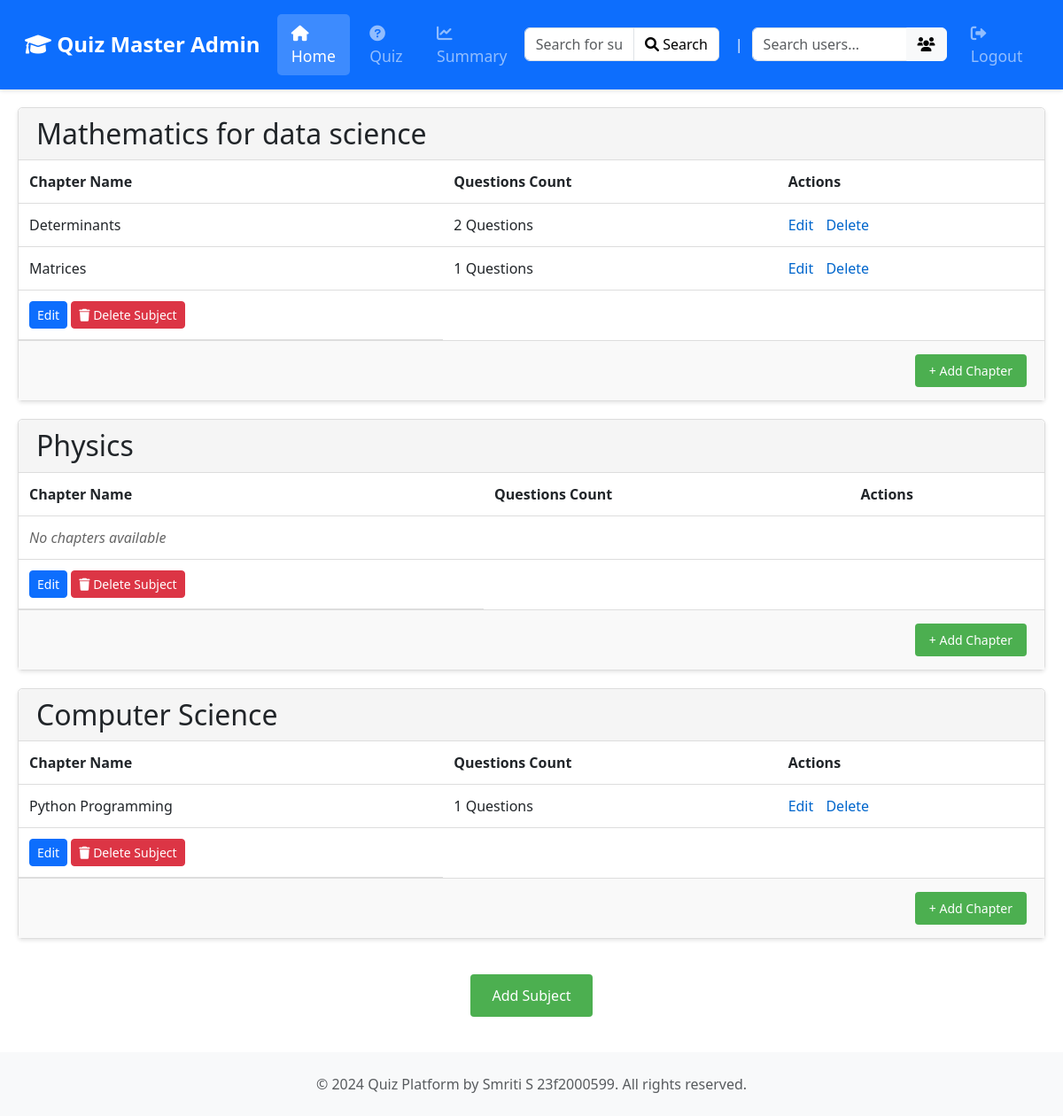
The app's page /admin/dashboard with its own data.
### database.py (models this page shows)
class Subject(db.Model):
    id = db.Column(db.Integer, primary_key=True)
    name = db.Column(db.String(100), unique=True, nullable=False)
    description = db.Column(db.Text, nullable=False)
    chapters = db.relationship('Chapter', backref='subject', cascade="all, delete-orphan", lazy=True) #When lazy=True (or lazy='select'), SQLAlchemy does not load related objects immediately. Instead, it loads them only when accessed.

class Chapter(db.Model):
    id = db.Column(db.Integer, primary_key=True)
    name = db.Column(db.String(100), nullable=False)
    description = db.Column(db.Text, nullable=False)
    subject_id = db.Column(db.Integer, db.ForeignKey('subject.id'), nullable=False)
    questions = db.relationship('Quiz', backref='chapter', cascade="all, delete-orphan", lazy=True)

class Quiz(db.Model):
    id = db.Column(db.Integer, primary_key=True)
    chapter_id = db.Column(db.Integer, db.ForeignKey('chapter.id'), nullable=False)
    date_of_quiz =db.Column(db.Date)
    time_duration = db.Column(db.String(10))
    remarks= db.Column(db.Text)
    questions= db.relationship('Question', backref='quiz', cascade="all, delete-orphan", lazy=True)
    scores = db.relationship('Score', backref='quiz', lazy=True)

### apis.py (the view)
    @app.route('/admin/dashboard' , methods=['GET', 'POST'])
    def admin_dashboard():
            subjects = Subject.query.all()
            return render_template('admin_dashboard.html', subjects=subjects)

### templates/admin_dashboard.html (shortened to what this page needs)
<!DOCTYPE html>
<html lang="en">
<head>
</head>
<body>
    {% include 'admin_navbar.html' %}
    {% for subject in subjects %}
    <div class="subject-container">
        <h2 class="subject-header">{{ subject.name }}</h2>
        <table class="chapter-table">
            <thead>
                <tr>
                    <th>Chapter Name</th>
                    <th>Questions Count</th>
                    <th>Actions</th>
                </tr>
            </thead>
            <tbody>
                {% if subject.chapters %}
                    {% for chapter in subject.chapters %}
                    <tr>
                        <td>{{ chapter.name }}</td>
                        <td>
                            {% for quiz in chapter.questions %}
                                {{quiz.questions|length}} Questions
                            {% endfor %}
                        </td>
                        <td class="action-buttons">
                            <a href="{{ url_for('edit_chapter', chapter_id=chapter.id) }}">Edit</a>
                            <a href="{{ url_for('delete_chapter', chapter_id=chapter.id) }}"
                               onclick="return confirm('Are you sure you want to delete this chapter?')">Delete</a>
                        </td>
                    </tr>
                    {% endfor %}
                {% else %}
                    <tr>
                        <td colspan="3" class="no-chapters">No chapters available</td>
                    </tr>
                {% endif %}
                <td>
                    <a href="{{ url_for('edit_subject', subject_id=subject.id) }}"
                       class="btn btn-sm btn-primary">Edit</a>
                       <a href="{{ url_for('delete_subject', subject_id=subject.id) }}"
                       class="btn btn-danger btn-sm"
                       onclick="return confirm('Are you sure you want to delete this subject? This will delete all associated chapters, quizzes, questions, and scores.')">
                        <i class="fas fa-trash"></i> Delete Subject
                    </a>
                </td>
            </tbody>
        </table>
        <div class="add-chapter-container">
            <a href="{{ url_for('add_chapter', subject_id=subject.id) }}" class="add-chapter-btn">Chapter</a>
        </div>
    </div>
    {% endfor %}
    <div class="add-subject-container">
        <a href="{{ url_for('add_subject') }}" class="add-subject-btn">Add Subject</a>
    </div>
    <footer class="bg-light py-4 mt-auto">
        <div class="container text-center">
            <p class="text-muted mb-0">© 2024 Quiz Platform by Smriti S 23f2000599. All rights reserved.</p>
        </div>
    </footer>
</body>
</html>

### templates/admin_dashboard.html (style rules this page uses)
.subject-container { border: 1px solid #ddd; border-radius: 5px; margin: 20px; padding: 0; box-shadow: 0 2px 4px rgba(0,0,0,0.1); }
.subject-header { background-color: #f5f5f5; padding: 10px 20px; margin: 0; border-bottom: 1px solid #ddd; border-radius: 5px 5px 0 0; }
.chapter-table { width: 100%; border-collapse: collapse; }
.chapter-table th, .chapter-table td { padding: 12px; text-align: left; border-bottom: 1px solid #ddd; }
.action-buttons a { text-decoration: none; color: #0066cc; margin-right: 10px; }
.add-subject-container { text-align: center; margin: 20px; padding: 20px; }
.add-chapter-container { text-align: right; padding: 15px 20px; background-color: #f9f9f9; border-top: 1px solid #ddd; }
.add-subject-btn, .add-chapter-btn { background-color: #4CAF50; color: white; padding: 8px 16px; border: none; border-radius: 4px; cursor: pointer; font-size: 14px; text-decoration: none; display: inline-block; transition: background-color 0.3s; }
.add-subject-btn { padding: 12px 24px; font-size: 16px; }
.add-chapter-btn::before { content: "+ Add "; }
.no-chapters { padding: 20px; text-align: center; color: #666; font-style: italic; }

### records on screen
Subject: name "Mathematics for data science"
Chapter: name "Determinants"
Quiz: questions|length "2"
Chapter: name "Matrices"
Quiz: questions|length "1"
Subject: name "Physics", shows "No chapters available"
Subject: name "Computer Science"
Chapter: name "Python Programming"
Quiz: questions|length "1"
